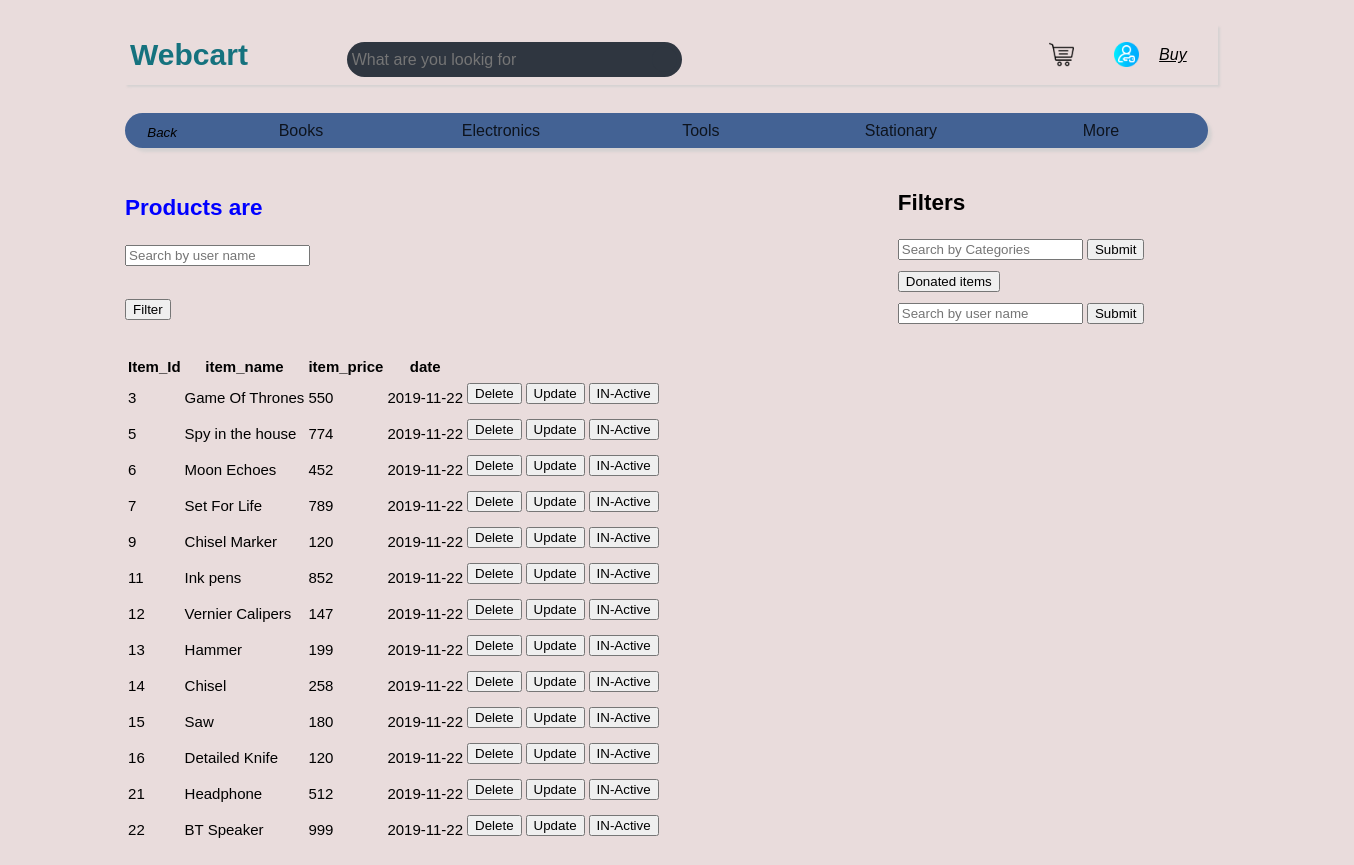
Screenshot of /php/product_details.php (signed in) with the database file from the repository.
### tables this page shows
CREATE TABLE `items` (
  `Item_id` int(10) NOT NULL,
  `brand_name` varchar(50) DEFAULT NULL,
  `Item_name` varchar(50) NOT NULL,
  `item_img` text NOT NULL,
  `Img_2` text DEFAULT NULL,
  `Img_3` text DEFAULT NULL,
  `Img_4` text DEFAULT NULL,
  `item_desc` varchar(50) NOT NULL,
  `Item_price` int(10) NOT NULL,
  `type` varchar(50) NOT NULL,
  `date` date NOT NULL,
  `s_id` int(11) NOT NULL
);

### php/product_details.php (the view, shortened to what this page needs)
<!DOCTYPE HTML>
<html>
<head>
    <link rel="stylesheet" type="text/css" href="../css/index4-11style.css">
</head>
<body>
    <div class="header">
        <div class="head">
            <h1><a href="./admin_index.php" style="color: rgb(21, 114, 126); text-decoration: none;">Webcart</a></h1>
        </div>
        <div class="head_img">
            <div class="search-bar">
                <input class="search-txt" type="text" name="" placeholder="What are you lookig for">
                <a class="search-btn" href="#">
                </a>
            </div>
            <a href="./session_end"><img src="../html_imges/user.png" style="height: 25px; width:25px"></a>
            <a href="./cart.html"><img src="../html_imgess/shopping-cart.png" style="height: 25px; width:25px"></a>
        </div>
        <div class="sell">
            <a class="sellb" href="admin_index.php" style="height: 25px; width:25px">
                <i class="fas fa-arrow-circle-left">Buy</i>
            </a>
        </div>
    </div>
    <div class="categories">
        <a class="sellb" style="height: 25px; width:25px;
                padding-left:15px; padding-top:5px">
            <button type="button" name="" value="Back" onclick="history.go(-1)" style="height: 25px; width:45px;
                padding-left:5px; padding-top:5px;border: none; background-color:transparent"><i class="fas fa-arrow-alt-circle-left">Back</i></button>
        </a>
        <ul>
            <li><a href="books.php">Books</a>
            </li>
            <li><a href="engineering.php">Electronics</a>
            </li>
            <li><a href="Tools.php">Tools</a>
            </li>
            <li><a href="stationary.php">Stationary</a>
            </li>
            <li><a href="#">More</a>
            </li>
        </ul>
    </div>
    <div class="grid" style="display: grid;grid-template-columns: 70% 30%">
        <div class="seller" style="margin-top: 20%;">
            <h2 style="color: blue;">Products are</h2>
            <form action="product_admin_actions.php" method="post">
                <input type="text" name="valueToSearch" placeholder="Search by user name"><br><br>
                <input type="submit" name="search" value="Filter"><br><br>
                <table>
                    <tr>
                        <th>Item_Id</th>
                        <th>item_name</th>
                        <th>item_price</th>
                        <th>date</th>
                    </tr>
                    <?php
                    if (isset($_POST['search'])) {
                        $valueToSearch = $_POST['valueToSearch'];
                        $query = "SELECT * FROM `items` WHERE CONCAT(`Item_id`, `brand_name`, `Item_name`, `item_desc`, `Item_price`, `type`, `date`, `s_id`) LIKE '%" . $valueToSearch . "%'";
                        $search_result = filterTable($query);
                    } else {
                        $query = "SELECT * FROM `items`";
                        $search_result = filterTable($query);
                    }
                    function filterTable($query)
                    {
                        $connect = mysqli_connect("localhost", "root", "", "webproject");
                        $filter_Result = mysqli_query($connect, $query);
                        return $filter_Result;
                    }
                    while ($row = mysqli_fetch_array($search_result)) :
                        ?>
                        <tr>
                            <td><?php echo $row['Item_id']; ?></td>
                            <td><?php echo $row['Item_name']; ?></td>
                            <td><?php echo $row['Item_price']; ?></td>
                            <td><?php echo $row['date']; ?></td>
                            <td><input type="submit" name="delete" value="Delete"></td>
                            <td><input type="submit" name="Update" value="Update"></td>
                            <td><input type="submit" name="In-active" value="IN-Active"></td>
                        </tr>
            </form>
        <?php endwhile; ?>
        </div>
        <div style="margin-top: 45%;">
            <h2>Filters</h2>
            <form>
                <input list="categories" name="categories" placeholder="Search by Categories" style="margin-bottom:10px;">
                <input type="submit" value="Submit"><br>
                <input type="submit" value="Donated items">
                <div>
                    <input type="tect" placeholder="Search by user name">
                    <input type="submit" value="Submit">
                </div>
        </div>
</body>
</html>

### css/index4-11style.css (style rules this page uses)
html { scroll-behavior: smooth; transition-delay: 800ms; ; }
body { font: 15px/1.5 Arial, Helvetica,sans-serif; padding:0; margin-left:8.5%; margin-right:8.5%; padding: 10px; background-color: rgba(228, 212, 212, 0.795); }
.header { position: absolute; width: 80%; height: 50px; display:grid; grid-template-columns: 20% 75% 5%; margin-top: 0.5%; padding: 5px; box-shadow: 2px 2px 2px rgb(214, 210, 210); align-items: center; }
.head h1 { display: inline; color: rgb(26, 91, 134); font-weight: bold; padding-top: 15px ; }
.search-bar { float: left; position: absolute; transform:translate(-50% -50%); background: #2f3640; height: 25px; border-radius: 40px; padding: 5px; }
.search-btn { color: #e84118; float: right; background:#2f3640; width: 25px; height: 25px; border-radius: 50%; display: flex; justify-content: center; align-items: center; }
.search-txt { border: none; background: none; outline: none; float: left; padding: 0; color: white; font-size: 16px; transition: .4s; line-height: 25px; width: 300px; }
.head_img img { float: right; padding: 0 20px 0 20px; }
.sell { float: left; padding: 0; font-size: 16px; transition: .4s; line-height: 25px; width: 300px; padding-right:15px ; }
.sellb { color:black; float: left; width: 40px; height: 25px; align-items: center; }
.categories { position: absolute; top: 13%; width: 80%; background-color: rgb(67, 98, 148); border-radius: 20px; color: white; box-shadow: 4px 4px 3px rgb(214, 210, 210); }
.categories ul { margin: 5px; padding: 0px; list-style: none; margin-left:7%; }
.categories ul li { float: left; height:30px ; width: 200px; text-align: center; font-size: 12pt; line-height: 25px; opacity: 0.8; }
.categories ul li a { text-decoration: none; display: block; color: rgb(0, 0, 0); }

### php/product_details.php (style rules this page uses)
input { margin-bottom: 10px; }

### rows the page displays
items: Item_id "3", Item_name "Game Of Thrones", Item_price "550", date "2019-11-22"
items: Item_id "5", Item_name "Spy in the house", Item_price "774", date "2019-11-22"
items: Item_id "6", Item_name "Moon Echoes", Item_price "452", date "2019-11-22"
items: Item_id "7", Item_name "Set For Life", Item_price "789", date "2019-11-22"
items: Item_id "9", Item_name "Chisel Marker", Item_price "120", date "2019-11-22"
items: Item_id "11", Item_name "Ink pens", Item_price "852", date "2019-11-22"
items: Item_id "12", Item_name "Vernier Calipers", Item_price "147", date "2019-11-22"
items: Item_id "13", Item_name "Hammer", Item_price "199", date "2019-11-22"
items: Item_id "14", Item_name "Chisel", Item_price "258", date "2019-11-22"
items: Item_id "15", Item_name "Saw", Item_price "180", date "2019-11-22"
items: Item_id "16", Item_name "Detailed Knife", Item_price "120", date "2019-11-22"
items: Item_id "21", Item_name "Headphone", Item_price "512", date "2019-11-22"
items: Item_id "22", Item_name "BT Speaker", Item_price "999", date "2019-11-22"
